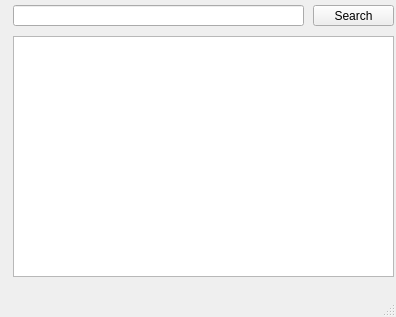
<?xml version="1.0" encoding="UTF-8"?>
<ui version="4.0">
 <class>MainWindow</class>
 <widget class="QMainWindow" name="MainWindow">
  <property name="geometry">
   <rect>
    <x>0</x>
    <y>0</y>
    <width>396</width>
    <height>317</height>
   </rect>
  </property>
  <property name="windowTitle">
   <string>MainWindow</string>
  </property>
  <widget class="QWidget" name="centralwidget">
   <widget class="QPushButton" name="SearchButton">
    <property name="geometry">
     <rect>
      <x>313</x>
      <y>5</y>
      <width>81</width>
      <height>21</height>
     </rect>
    </property>
    <property name="text">
     <string>Search</string>
    </property>
   </widget>
   <widget class="QTextBrowser" name="TeamInfoLog">
    <property name="geometry">
     <rect>
      <x>13</x>
      <y>36</y>
      <width>381</width>
      <height>241</height>
     </rect>
    </property>
   </widget>
   <widget class="QLineEdit" name="SearchBar">
    <property name="geometry">
     <rect>
      <x>13</x>
      <y>5</y>
      <width>291</width>
      <height>21</height>
     </rect>
    </property>
   </widget>
  </widget>
  <widget class="QMenuBar" name="menubar">
   <property name="geometry">
    <rect>
     <x>0</x>
     <y>0</y>
     <width>396</width>
     <height>21</height>
    </rect>
   </property>
  </widget>
  <widget class="QStatusBar" name="statusbar"/>
 </widget>
 <resources/>
 <connections/>
</ui>
